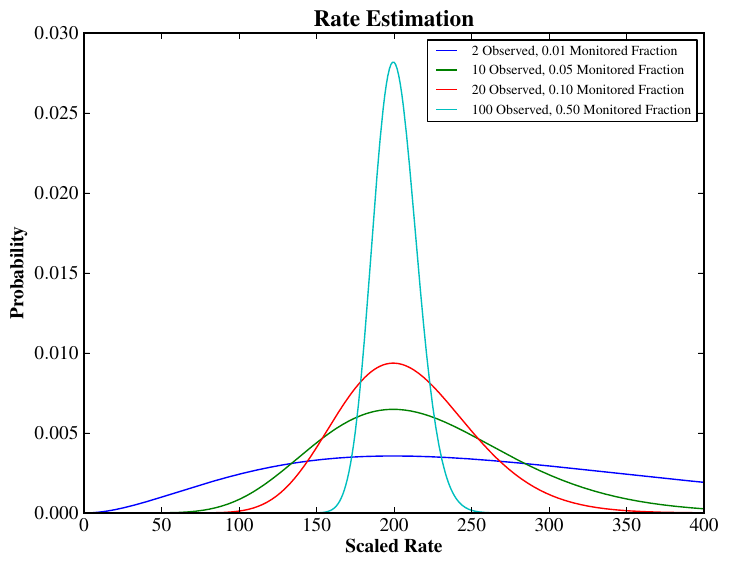

Here is the Python script that generated this plot:
#!/usr/bin/env python

import argparse, sys, numpy
from matplotlib import rc
from scipy import misc

rc('font',**{'family':'serif','serif':['Times'], 'size': 14})
rc('text', usetex=True)

import matplotlib.pyplot as plt

parser = argparse.ArgumentParser(description='Simulate lots.')
parser.add_argument('output', type=str, default=None, help='Output file.')
parser.add_argument('rates', type=int, nargs='+', help='Rates to display.')
parser.add_argument('--capacity', type=int, default=200, help='Actual rate. Default is 200.')
args = parser.parse_args()

fig = plt.figure()
ax = fig.add_subplot(111)
plt.title("\\textbf{Rate Estimation}")
ax.set_xlabel("\\textbf{Scaled Rate}")
ax.set_ylabel("\\textbf{Probability}")

for rate in args.rates:
  probs = []
  monitored = (float(rate) / args.capacity)
  prob_sum = 0.
  for i in numpy.arange(rate, args.capacity * 2, 1):
    prob = misc.comb([i], [rate])[0] * (monitored ** rate) * ((1. - monitored) ** (i - rate))
    prob_sum += prob
    probs.append((i, prob))
  probs = [(i, prob / prob_sum) for i, prob in probs]
  ax.plot(*zip(*probs), label="%d Observed, %.2f Monitored Fraction" % (rate, monitored,))

ax.legend(fontsize=10)
plt.savefig(args.output,bbox_inches='tight')
